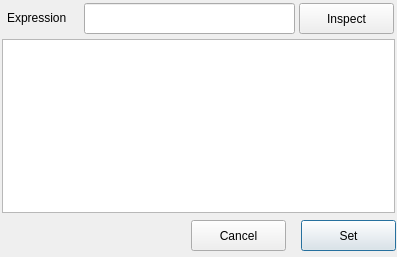
<?xml version="1.0" encoding="UTF-8"?>
<ui version="4.0">
 <class>Dialog</class>
 <widget class="QDialog" name="Dialog">
  <property name="geometry">
   <rect>
    <x>0</x>
    <y>0</y>
    <width>397</width>
    <height>257</height>
   </rect>
  </property>
  <property name="windowTitle">
   <string>Dialog</string>
  </property>
  <widget class="QTableWidget" name="tableWidget">
   <property name="geometry">
    <rect>
     <x>2</x>
     <y>39</y>
     <width>393</width>
     <height>174</height>
    </rect>
   </property>
  </widget>
  <widget class="QLineEdit" name="lineEditExp">
   <property name="geometry">
    <rect>
     <x>84</x>
     <y>3</y>
     <width>211</width>
     <height>31</height>
    </rect>
   </property>
  </widget>
  <widget class="QLabel" name="lblExp">
   <property name="geometry">
    <rect>
     <x>7</x>
     <y>7</y>
     <width>71</width>
     <height>21</height>
    </rect>
   </property>
   <property name="text">
    <string>Expression</string>
   </property>
  </widget>
  <widget class="QPushButton" name="cmdSet">
   <property name="geometry">
    <rect>
     <x>301</x>
     <y>220</y>
     <width>95</width>
     <height>31</height>
    </rect>
   </property>
   <property name="text">
    <string>Set</string>
   </property>
  </widget>
  <widget class="QPushButton" name="cmdInspect">
   <property name="geometry">
    <rect>
     <x>299</x>
     <y>3</y>
     <width>95</width>
     <height>31</height>
    </rect>
   </property>
   <property name="text">
    <string>Inspect</string>
   </property>
  </widget>
  <widget class="QPushButton" name="cmdCancel">
   <property name="geometry">
    <rect>
     <x>191</x>
     <y>220</y>
     <width>95</width>
     <height>31</height>
    </rect>
   </property>
   <property name="text">
    <string>Cancel</string>
   </property>
  </widget>
 </widget>
 <resources/>
 <connections/>
</ui>
